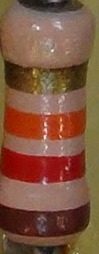
%> input picture versuche/bver/project/matlab/resistor_ref.jpg, 99 x 254 px
$ octave --eval "result = findResistors('resistor_ref.jpg');"   (GNU Octave 9; MATLAB toolbox functions it lacks are replaced by stand-ins)
%> lines starting %> are read from the running program, lines starting %| are printed output that depends on the picture; in (x1, y1, x2, y2) boxes, pixels count from 0 and x2, y2 are one past the last pixel; in counts of white or black regions, pixels touching at a corner belong together; the program's own positions count from 1
%
% Finds everything that resembles a THT resistor
%

function [match,  box, alpha] = findResistors(imfile)
%> called with imfile = 'resistor_ref.jpg'
image=imread(imfile);
%> image is the input picture: size 254x99x3 uint8; mean R, G, B 125.9, 83.6, 61.8
imhsv=rgb2hsv(image);
%> imhsv: size 254x99x3 double; mean H, S, V 0.0993, 0.523, 0.494
imhsv(:,:,1)=imgaussfilt(imhsv(:,:,1), 3);
%> imhsv: size 254x99x3 double; mean H, S, V 0.0993, 0.523, 0.494

imfilt=hsv2rgb(imhsv);
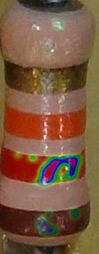
%> imfilt: size 254x99x3 double; mean R, G, B 0.481, 0.347, 0.253
imshow(imfilt);
axis image
imwrite(imfilt, '1.jpg');

%%%%%%%%%%%%%%%%%%%%%%%%%%%%%%%%%%%%%%%%%%%%%%%%%%%%%%%%%%%%%%%%%%%%%%%%%%%
%{
% Enable this for color picker, though, it probably only works with blue
% resistors
%
%%%%%%%%%%%%%%%%%%%%%%%%%%%%%%%%%%%%%%%%%%%%%%%%%%%%%%%%%%%%%%%%%%%%%%%%%%%


    input(['Vergrössern sie einen Widerstand, \n' ...
            'so dass sie ein Pixel zwischen den Ringen\n'...
            'einfach anwählen können und drücken sie Enter']);

    disp('Klicken sie auf ein Feld mit der Grundfarbe des Widerstands')

    figure(1)
    [colY, colX] = ginput(1);
    colHSV=imhsv(floor(colX), floor(colY), :);
%}
hDef=.55;
colHSV=[0.55 0.37 0.75];

filtHSV=sqrt(10*(double(imhsv(:,:,1))-(colHSV(1))).^2 + ...
        (double(imhsv(:,:,2))-(colHSV(2))).^2 + ...
        (double(imhsv(:,:,3))-(colHSV(3))).^2);
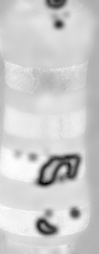
%> filtHSV: size 254x99 double; min 0.117, max 1.86, mean 1.51; drawn with min black and max white
filtHSV=(filtHSV-min(filtHSV));
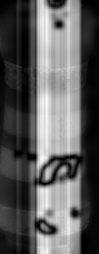
%> filtHSV: size 254x99 double; min 0, max 1.6, mean 0.577; drawn with min black and max white
filtHSV=filtHSV/max(filtHSV(:))<0.1;
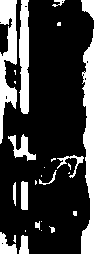
%> filtHSV: size 254x99 logical; 27.4% white; 27 white regions (14 under 20 px), largest, box (x1, y1, x2, y2) and area: (81, 0, 99, 254) 3270, (0, 0, 17, 144) 1332, (19, 0, 29, 114) 965

filtHdef=((imhsv(:,:,1)>(hDef-0.02)) .* (imhsv(:,:,1)<(hDef+0.02))) .* ...
    ((imhsv(:,:,2)>0.1) .* (imhsv(:,:,3)>0.1)); % remove gray/black
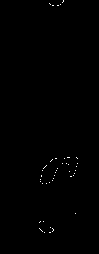
%> filtHdef: size 254x99 double; values 0 (black) and 1 (white), 0.26% white in thin lines or dots, all inside (x1, y1, x2, y2) = (39, 0, 78, 233)
                                                % objectsi
imfilt=(filtHdef.*filtHSV);
%> imfilt: size 254x99 double; values 0 (black) and 1 (white), 0.19% white in thin lines or dots, all inside (x1, y1, x2, y2) = (39, 0, 78, 232)

imfilt=imopen(imfilt, ones(4));
%> imfilt: size 254x99 double; every value is 0
imwrite(imfilt, '3.jpg');
imfilt= bwconvhull(imfilt,'objects');
imwrite(imfilt, '4.jpg');

cc = bwconncomp(imfilt, 4);
%> cc = 0 connected components

mcc= regionprops(cc,'Centroid',...
    'MajorAxisLength','MinorAxisLength', ...
    'Area', 'ConvexArea', 'Perimeter', 'Orientation', 'Solidity');
%> mcc = 0 regions

labeled = labelmatrix(cc);
labeled = double(labeled);

orientation=[mcc.Orientation];
%> orientation = []
rect=(([mcc.MajorAxisLength]>=2.5*[mcc.MinorAxisLength]));
%> rect = []
rect=logical(rect.*([mcc.Area]>mean([mcc.Area])));
I=mod(orientation, 90).*rect;
%> I = []
Q=mod(orientation+45, 90).*rect;
%> Q = []

imwrite(I, '5.jpg');
imwrite(Q, '6.jpg');

filt=logical((I~=0)+(Q~=0));
%> filt = []
I=I(filt);
Q=Q(filt);

imwrite(I, '7.jpg');
imwrite(Q, '8.jpg');

% remove outliers
SEM = 1.96*std(I)/sqrt(length(I));
%> SEM = NaN
Iin= logical((I<mean(I)+SEM) .* (I>mean(I)-SEM));
%> Iin = []

SEM = 1.96*std(Q)/sqrt(length(Q));
Qin= logical((Q<mean(Q)+SEM) .* (Q>mean(Q)-SEM));
%> Qin = []

I=I(logical(Iin+Qin));
Q=Q(logical(Iin+Qin));

imwrite(I, '9.jpg');
imwrite(Q, '10.jpg');

md=median(I);
%> md = NaN
mn=mean(I);
%> mn = NaN
if abs(md-mn) < 7 || abs(mean(Q)-median(Q))>7
    alpha=mean(I);
else
    alpha=mean(Q)-45;
%> alpha = NaN
end

% TODO filter Winkel
winkel=logical((abs(mod(orientation,90)-alpha)<10) + (abs(90-mod(orientation,90)-alpha)<10));
%> winkel = []

select = (rect.*winkel);
%> select = []

alpha=-alpha;
%> (the run ends here)
